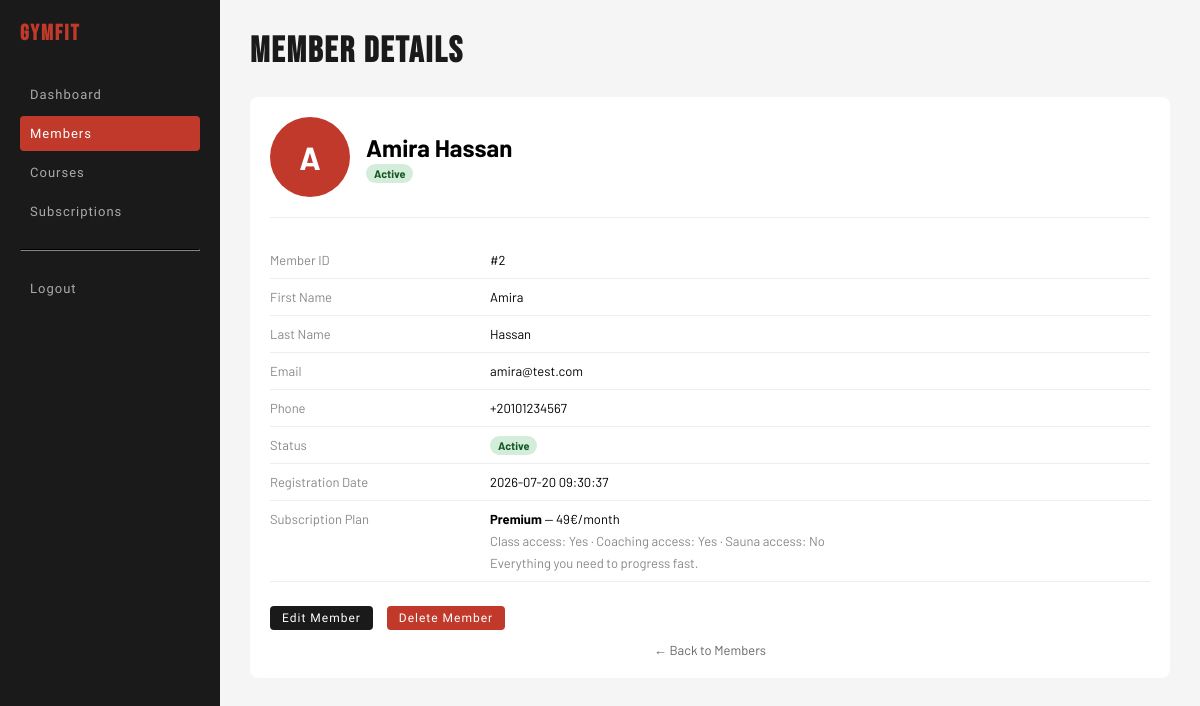
The app's page /index.php?route=admin-view-member&id=2 (signed in) with its own data.
### tables this page shows
CREATE TABLE IF NOT EXISTS members (
    id_member         INT           AUTO_INCREMENT PRIMARY KEY,
    first_name        VARCHAR(100)  NOT NULL,
    last_name         VARCHAR(100)  NOT NULL,
    email             VARCHAR(150)  UNIQUE NOT NULL,
    password          VARCHAR(255)  NOT NULL,
    phone             VARCHAR(20),
    registration_date DATETIME      DEFAULT CURRENT_TIMESTAMP,
    status            ENUM('active','inactive','pending') DEFAULT 'pending',
    id_subscription   INT,
    id_role           INT           NOT NULL DEFAULT 2,
    avatar            VARCHAR(255),
    FOREIGN KEY (id_subscription) REFERENCES subscriptions(id_subscription),
    FOREIGN KEY (id_role) REFERENCES roles(id_role)
);

CREATE TABLE IF NOT EXISTS subscriptions (
    id_subscription  INT           AUTO_INCREMENT PRIMARY KEY,
    name             VARCHAR(50)   NOT NULL,
    monthly_price    DECIMAL(10,2) NOT NULL,
    description      TEXT,
    class_access     BOOLEAN       DEFAULT FALSE,
    coaching_access  BOOLEAN       DEFAULT FALSE,
    sauna_access     BOOLEAN       DEFAULT FALSE
);

### app/controllers/AbstractController.php (called while the page is built, shortened)
 <?php
abstract class AbstractController
{
protected function render(string $view, array $data = []): void
{
    $subscriptionManager = new SubscriptionManager();
    $data['footerSubscriptions'] = $subscriptionManager->findAll();
    $courseManager = new CourseManager();
    $data['footerCourses'] = $courseManager->findAll();
    require __DIR__ . '/../views/' . $view . '.phtml';
}
}

### app/controllers/AdminController.php (called while the page is built, shortened)
<?php
class AdminController extends AbstractController
{
    public function viewMember(): void
    {
        $memberManager       = new MemberManager();
        $subscriptionManager = new SubscriptionManager();
        $member = $memberManager->findOne((int)($_GET['id'] ?? 0));
        $subscription = $member->getIdSubscription()
            ? $subscriptionManager->findOne($member->getIdSubscription())
            : null;
        $this->render('admin/member-view', [
            'member'       => $member,
            'subscription' => $subscription,
        ]);
    }
}

### index.php (called while the page is built, shortened)
<?php
$router = new Router();
$router->handleRequest($_GET);

### app/managers/AbstractManager.php (called while the page is built, shortened)
<?php
abstract class AbstractManager
{
    public function __construct()
    {
        try {
            $connexion = "mysql:host=".$_ENV["DB_HOST"].";port=3306;charset=".$_ENV["DB_CHARSET"].";dbname=".$_ENV["DB_NAME"];
            $this->db = new PDO(
                $connexion,
                $_ENV["DB_USER"],
                $_ENV["DB_PASSWORD"]
            );
        }catch (PDOException $e){
            error_log('Database connection failed: ' . $e->getMessage());
            if (($_ENV['APP_ENV'] ?? 'production') === 'development') {
                die('Connexion échouée : ' . $e->getMessage());
            }
            http_response_code(503);
            die('Service temporarily unavailable. Please try again later.');
        }
    }
}

### app/managers/SubscriptionManager.php (called while the page is built, shortened)
<?php
class SubscriptionManager extends AbstractManager
{
    public function findAll(): array
    {
        $query = $this->db->prepare(
            'SELECT * FROM subscriptions ORDER BY monthly_price'
        );
        $query->execute();
        $rows = $query->fetchAll(PDO::FETCH_ASSOC);
        $subscriptions = [];
        foreach ($rows as $row) {
            $subscription = new Subscription(
                $row['name'],
                $row['monthly_price'],
                $row['class_access'],
                $row['coaching_access'],
                $row['sauna_access'],
                $row['description'],
                $row['id_subscription']
            );
            $subscriptions[] = $subscription;
        }
        return $subscriptions;
    }
    public function findOne(int $id): ?Subscription
    {
        $query = $this->db->prepare(
            'SELECT * FROM subscriptions WHERE id_subscription = :id'
        );
        $query->execute(['id' => $id]);
        $row = $query->fetch(PDO::FETCH_ASSOC);
        return new Subscription(
            $row['name'],
            $row['monthly_price'],
            $row['class_access'],
            $row['coaching_access'],
            $row['sauna_access'],
            $row['description'],
            $row['id_subscription']
        );
    }
}

### app/managers/MemberManager.php (called while the page is built, shortened)
<?php
class MemberManager extends AbstractManager
{
    public function findOne(int $id): ?Member
    {
        $query = $this->db->prepare(
            'SELECT * FROM members WHERE id_member = :id'
        );
        $query->execute(['id' => $id]);
        $row = $query->fetch(PDO::FETCH_ASSOC);
        return new Member(
            $row['first_name'],
            $row['last_name'],
            $row['email'],
            $row['password'],
            $row['phone'],
            $row['status'],
            $row['id_subscription'],
            $row['id_member'],
            $row['registration_date'],
            $row['avatar'] ?? null,
            $row['id_role']
        );
    }
}

### app/models/Member.php (called while the page is built, shortened)
<?php
class Member {
    public function __construct(
        private string  $firstName,
        private string  $lastName,
        private string  $email,
        private string  $password,
        private ?string $phone,
        private string  $status           = 'pending',
        private ?int    $idSubscription   = null,
        private ?int    $id               = null,
        private ?string $registrationDate = null,
        private ?string $avatar           = null,
        private int     $idRole           = 2
    ) {
        $this->registrationDate = $registrationDate ?? date('Y-m-d H:i:s');
    }
    public function getId(): ?int {
        return $this->id;
    }
    public function getFirstName(): string {
        return $this->firstName;
    }
    public function getLastName(): string {
        return $this->lastName;
    }
    public function getEmail(): string {
        return $this->email;
    }
    public function getPhone(): ?string {
        return $this->phone;
    }
    public function getStatus(): string {
        return $this->status;
    }
    public function getIdSubscription(): ?int {
        return $this->idSubscription;
    }
    public function getRegistrationDate(): ?string {
        return $this->registrationDate;
    }
    public function getAvatar(): ?string {
        return $this->avatar;
    }
}

### app/managers/CourseManager.php (called while the page is built, shortened)
<?php
class CourseManager extends AbstractManager
{
    public function findAll(): array
    {
        $query = $this->db->prepare(
            'SELECT * FROM courses ORDER BY day, start_time'
        );
        $query->execute();
        $rows = $query->fetchAll(PDO::FETCH_ASSOC);
        $courses = [];
        foreach ($rows as $row) {
            $course = new Course(
                $row['name'],
                $row['type'],
                $row['level'],
                $row['coach'],
                $row['day'],
                $row['start_time'],
                $row['end_time'],
                $row['max_capacity'],
                $row['id_class']
            );
            $courses[] = $course;
        }
        return $courses;
    }
}

### app/models/Subscription.php (called while the page is built, shortened)
<?php
class Subscription {
    public function getName(): string {
        return $this->name;
    }
    public function getMonthlyPrice(): float {
        return $this->monthlyPrice;
    }
    public function getDescription(): ?string {
        return $this->description;
    }
    public function hasClassAccess(): bool {
        return $this->classAccess;
    }
    public function hasCoachingAccess(): bool {
        return $this->coachingAccess;
    }
    public function hasSaunaAccess(): bool {
        return $this->saunaAccess;
    }
}

### app/views/admin/member-view.phtml (the view, shortened to what this page needs)
<?php
$member       = $data['member'] ?? null;
$subscription = $data['subscription'] ?? null;
?>
<!DOCTYPE html>
<html lang="en">
<head>
    <link rel="stylesheet" href="public/assets/css/style.css">
</head>
<body>
<div class="layout">
    <div class="sidebar">
        <h2>GymFit</h2>
        <a href="index.php?route=admin">Dashboard</a>
        <a href="index.php?route=admin-members" class="active">Members</a>
        <a href="index.php?route=admin-courses">Courses</a>
        <a href="index.php?route=admin-subscriptions">Subscriptions</a>
        <hr style="border-color:#333;margin:20px 0;">
        <a href="index.php?route=logout">Logout</a>
    </div>
    <div class="main">
        <h1>Member Details</h1>
        <div class="card">
            <div style="display:flex;align-items:center;gap:16px;margin-bottom:24px;padding-bottom:20px;border-bottom:1px solid #eee;">
                <?php if ($member->getAvatar()): ?>
                    <img src="public/assets/uploads/avatars/<?= htmlspecialchars($member->getAvatar()) ?>"
                         alt="avatar"
                         style="width:80px;height:80px;border-radius:50%;object-fit:cover;">
                <?php else: ?>
                    <div style="width:80px;height:80px;border-radius:50%;background:#C0392B;display:flex;align-items:center;justify-content:center;color:#fff;font-weight:bold;font-size:32px;">
                        <?= strtoupper(substr($member->getFirstName(), 0, 1)) ?>
                    </div>
                <?php endif; ?>
                <div>
                    <h2 style="margin:0;">
                        <?= htmlspecialchars($member->getFirstName() . ' ' . $member->getLastName()) ?>
                    </h2>
                    <span class="badge badge-<?= $member->getStatus() ?>">
                        <?= ucfirst($member->getStatus()) ?>
                    </span>
                </div>
            </div>
            <table style="width:100%;">
                <tbody>
                    <tr>
                        <td style="width:220px;color:#888;padding:10px 0;">Member ID</td>
                        <td style="padding:10px 0;">#<?= $member->getId() ?></td>
                    </tr>
                    <tr>
                        <td style="color:#888;padding:10px 0;">First Name</td>
                        <td style="padding:10px 0;"><?= htmlspecialchars($member->getFirstName()) ?></td>
                    </tr>
                    <tr>
                        <td style="color:#888;padding:10px 0;">Last Name</td>
                        <td style="padding:10px 0;"><?= htmlspecialchars($member->getLastName()) ?></td>
                    </tr>
                    <tr>
                        <td style="color:#888;padding:10px 0;">Email</td>
                        <td style="padding:10px 0;"><?= htmlspecialchars($member->getEmail()) ?></td>
                    </tr>
                    <tr>
                        <td style="color:#888;padding:10px 0;">Phone</td>
                        <td style="padding:10px 0;"><?= htmlspecialchars($member->getPhone() ?: '—') ?></td>
                    </tr>
                    <tr>
                        <td style="color:#888;padding:10px 0;">Status</td>
                        <td style="padding:10px 0;">
                            <span class="badge badge-<?= $member->getStatus() ?>">
                                <?= ucfirst($member->getStatus()) ?>
                            </span>
                        </td>
                    </tr>
                    <tr>
                        <td style="color:#888;padding:10px 0;">Registration Date</td>
                        <td style="padding:10px 0;"><?= htmlspecialchars($member->getRegistrationDate()) ?></td>
                    </tr>
                    <tr>
                        <td style="color:#888;padding:10px 0;vertical-align:top;">Subscription Plan</td>
                        <td style="padding:10px 0;">
                            <?php if ($subscription): ?>
                                <strong><?= htmlspecialchars($subscription->getName()) ?></strong>
                                — <?= $subscription->getMonthlyPrice() ?>€/month
                                <div style="margin-top:6px;font-size:13px;color:#888;">
                                    Class access: <?= $subscription->hasClassAccess() ? 'Yes' : 'No' ?> ·
                                    Coaching access: <?= $subscription->hasCoachingAccess() ? 'Yes' : 'No' ?> ·
                                    Sauna access: <?= $subscription->hasSaunaAccess() ? 'Yes' : 'No' ?>
                                </div>
                                <?php if ($subscription->getDescription()): ?>
                                    <div style="margin-top:6px;font-size:13px;color:#888;">
                                        <?= htmlspecialchars($subscription->getDescription()) ?>
                                    </div>
                                <?php endif; ?>
                            <?php else: ?>
                                — No active plan —
                            <?php endif; ?>
                        </td>
                    </tr>
                </tbody>
            </table>
            <div style="margin-top:24px;display:flex;gap:10px;">
                <a href="index.php?route=admin-update-member&id=<?= $member->getId() ?>"
                   class="btn btn-edit">Edit Member</a>
                <a href="index.php?route=admin-delete-member&id=<?= $member->getId() ?>"
                   class="btn btn-delete"
                   onclick="return confirm('Delete <?= htmlspecialchars($member->getFirstName()) ?>?')">
                   Delete Member
                </a>
            </div>
            <a href="index.php?route=admin-members" class="btn-cancel">← Back to Members</a>
        </div>
    </div>
</div>
</body>
</html>

### public/assets/css/style.css (style rules this page uses)
:root { --red: #C0392B; --red-d: #96281B; --black: #0e0e0e; --dark: #1A1A1A; --dark2: #242424; --white: #ffffff; --gray: #f5f5f5; --font-display: 'Bebas Neue', sans-serif; --font-ui: 'Barlow Condensed', sans-serif; --font-body: 'Barlow', sans-serif; }
* { box-sizing: border-box; margin: 0; padding: 0; }
body { font-family: var(--font-body); }
.layout { display: flex; min-height: 100vh; }
.sidebar { width: 220px; background: var(--dark); padding: 20px; flex-shrink: 0; }
.sidebar h2 { color: var(--red); font-size: 22px; margin-bottom: 30px; font-family: var(--font-display); letter-spacing: 2px; }
.sidebar a { display: block; color: #aaa; text-decoration: none; padding: 10px; margin-bottom: 4px; border-radius: 4px; font-family: var(--font-ui); font-size: 13px; letter-spacing: 1px; }
.sidebar a.active { background: var(--red); color: #fff; }
.sidebar hr { border-color: #333; margin: 20px 0; }
.main { flex: 1; padding: 30px; background: var(--gray); }
.main h1 { color: var(--dark); margin-bottom: 24px; font-family: var(--font-display); font-size: 36px; letter-spacing: 2px; }
.card { background: #fff; border-radius: 8px; padding: 20px; margin-bottom: 20px; }
table { width: 100%; border-collapse: collapse; }
td { padding: 10px; border-bottom: 1px solid #eee; font-size: 13px; }
.badge { padding: 3px 8px; border-radius: 20px; font-size: 11px; font-weight: bold; }
.badge-active { background: #d4edda; color: #155724; }
.btn { padding: 5px 12px; border: none; border-radius: 4px; cursor: pointer; font-size: 12px; text-decoration: none; margin-right: 4px; display: inline-block; font-family: var(--font-ui); letter-spacing: 1px; }
.btn-edit { background: var(--dark); color: #fff; }
.btn-delete { background: var(--red); color: #fff; }
.btn-cancel { display: block; text-align: center; margin-top: 12px; color: #666; text-decoration: none; font-size: 13px; }

### records on screen
members: first_name "A", $member->getFirstName() . ' ' . $member->getLastName() "Amira Hassan", status "Active", first_name "Amira", last_name "Hassan", email "amira@test.com", phone "+20101234567", registration_date "2026-07-20 09:30:37"
subscriptions: name "Premium", monthly_price "49", description "Everything you need to progress fast."

### other values on screen
$member->getId() "2"
